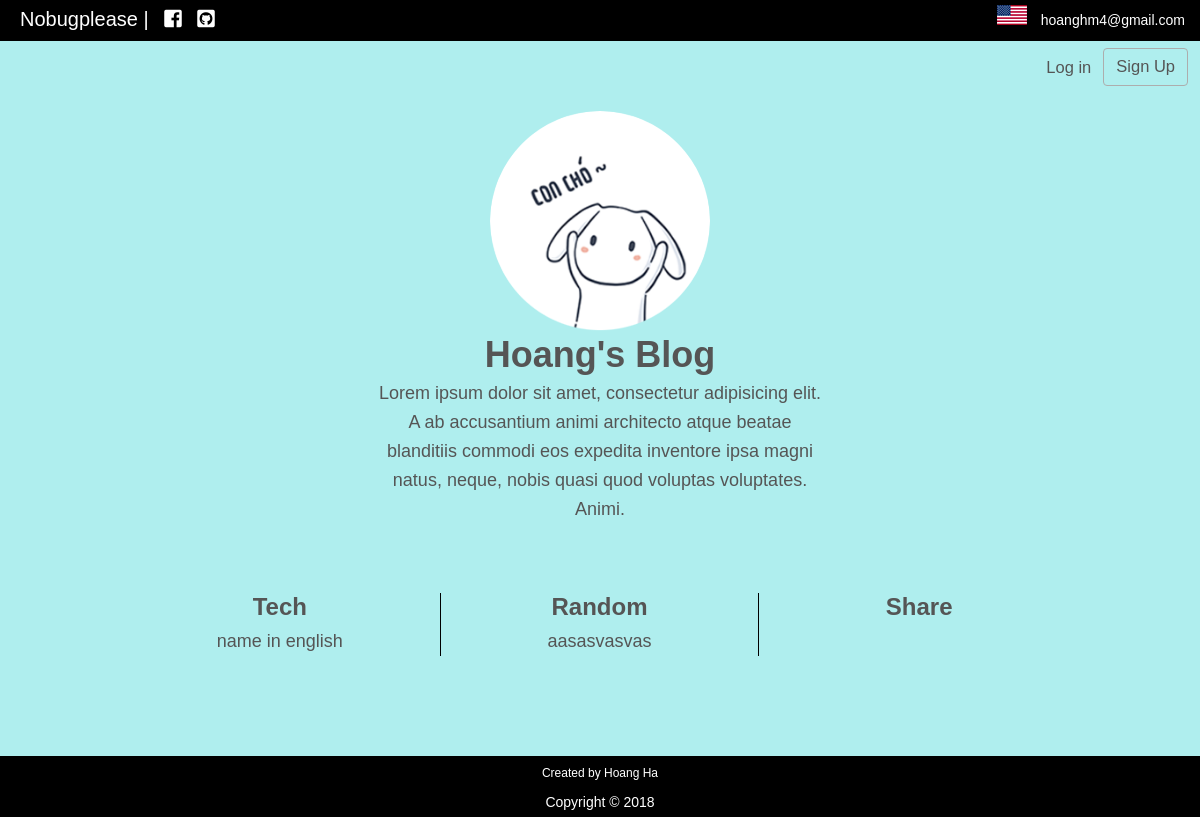
The page / on the database its author committed.
### app/models.py (models this page shows, shortened)
class Home(db.Model):
    pic = db.Column(db.String(1024))
    id = db.Column(db.Integer, primary_key=True)
    title = db.Column(db.String(64))
    description = db.Column(db.String(1024))
    vie_description = db.Column(db.String(1024))

class Post(db.Model):
    __tablename__ = 'posts'
    name = db.Column(db.String(128))
    vie_name = db.Column(db.String(128))
    category_name = db.Column(db.String(64))
    id = db.Column(db.Integer, primary_key=True)
    uploaded_time = db.Column(db.String(64))
    uploader_id = db.Column(db.Integer, db.ForeignKey('users.id'))
    content = db.Column(db.Text)
    vie_content = db.Column(db.Text)
    category_id = db.Column(db.Integer, db.ForeignKey('categories.id'))
    comments = db.relationship('Comment', backref='post', lazy='dynamic')
    approved = db.Column(db.Boolean, default=False)

### app/main/views.py (the view)
@page.route('/')
def home():
    home = Home.query.first()
    tech_posts = Category.query.filter_by(name='Tech').first().posts.filter_by(approved=True).order_by(Post.id.desc()).all()
    random_posts = Category.query.filter_by(name='Random').first().posts.filter_by(approved=True).order_by(Post.id.desc()).all()
    share_posts = Category.query.filter_by(name='Share').first().posts.filter_by(approved=True).order_by(Post.id.desc()).all()
    post_categories = [tech_posts, random_posts, share_posts]
    if session.get('language') == 'vie':
        for post_category in post_categories:
            for post in post_category:
                if post.vie_name is None or post.vie_name == '':
                    post_category.remove(post)
            for post in post_category:
                if post.vie_name is None or post.vie_name == '':
                    post_category.remove(post)
    else:
        for post_category in post_categories:
            for post in post_category:
                if post.name is None or post.name == '':
                    post_category.remove(post)
    return render_template('front_end/home.html', home=home, tech_posts=tech_posts, random_posts=random_posts,
                           share_posts=share_posts)

### app/models.py (called while the page is built)
    def role_is_user(self):
        return self.role is not None and (self.role.name == 'User')

    def is_administrator(self):
        return False

    def is_user(self, user):
        return False

### app/templates/front_end/home.html (shortened to what this page needs)
{% extends "base.html" %}
{% block body %}
    <div class="main-container">
        <div class="main-logo-home">
            <a href="{{url_for('page.home')}}"><img id="main-pic" src={{home.pic}}></a>
        </div>
        <div id="description-section">
            <h1 id="main-title"> <a href="{{url_for('page.home')}}"> {{home.title}} </a> </h1>
            {% if session.get('language') == 'vie' %}
            <p>{{home.vie_description}}</p>
            {% else %}
            <p>{{home.description}}</p>
            {% endif %}
        </div>
    </div>
    <div class="main-container" style="margin-top: 20px">
        <div class="content-column">
            <h3> Tech </h3>
            <table class="posts-table">
            <tbody>
                {% for post in tech_posts %}
                <tr>
                    <td>
                    </td>
                    <td class="post-name-element"><a href="{{url_for('page.single_page', id=post.id)}}">
                        {% if session.get('language') == 'vie' %}
                            {{post.vie_name}}
                        {% else %}
                            {{post.name}}
                        {% endif %}
                        </a>
                    </td>
                </tr>
                {% endfor %}
            </tbody>
        </table>
        </div>
        <div class="content-column" id="middle-column">
            <h3> Random </h3>
            <table class="posts-table">
            <tbody>
                {% for post in random_posts %}
                <tr>
                    <td>
                    </td>
                    <td class="post-name-element"><a href="{{url_for('page.single_page', id=post.id)}}">
                        {% if session.get('language') == 'vie' %}
                            {{post.vie_name}}
                        {% else %}
                            {{post.name}}
                        {% endif %}
                        </a>
                    </td>
                </tr>
                {% endfor %}
            </tbody>
        </table>
        </div>
        <div class="content-column" id="last-column">
            <h3> Share </h3>
        </div>
    </div>
{% endblock %}

### app/static/css/forms.css (style rules this page uses)
.posts-table { border-spacing: 0; margin: auto; }
#monitor-table th, #monitor-table td, .posts-table td { padding: 5px 5px 0 0; text-align: center; }
#monitor-table .username-element, .posts-table .post-name-element { text-align: left; }

### app/static/css/style.css (style rules this page uses)
* { margin: 0; padding: 0; }
a { text-decoration: none; font-family: Calibri, Helvetica, sans-serif; color: #555; }
body { background-color: paleturquoise; color:#555; font-family:Calibri, Helvetica, sans-serif; font-size:18px; line-height:1.6em; margin:0; padding: 0; }
.main-container { width: 80%; margin: auto; overflow: hidden; padding: 0; }
.main-logo, .main-logo-home { padding-top: 25px; text-align: center; margin: auto; width: 200px; height: 200px; }
.main-logo-home { width: 220px; height: 220px; }
#main-pic { width: 100%; height: 100%; border-radius: 50%; }
#main-title { font-family: Calibri, sans-serif; margin-bottom: 10px; font-weight: bold; }
#description-section { text-align: center; margin: 10px auto 50px auto; max-width: 450px; }
.content-column { float: left; width: 33.3%; padding: 0; box-sizing: border-box; font-size: 18px; }
#middle-column { border-right: black 1px solid; border-left: black 1px solid; }
#last-column { border: none; }
.content-column h3 { font-size: 24px; text-align: center; }

### rows shown on the page
Home: pic (picture), title "Hoang's Blog", description "Lorem ipsum dolor sit amet, consectetur adipisicing elit. A ab accusantium animi architecto atque beatae blanditiis commodi eos expedita inventore ipsa magni natus, neque, nobis quasi quod voluptas voluptates. Animi."
Post: name "name in english"
Post: name "aasasvasvas"
